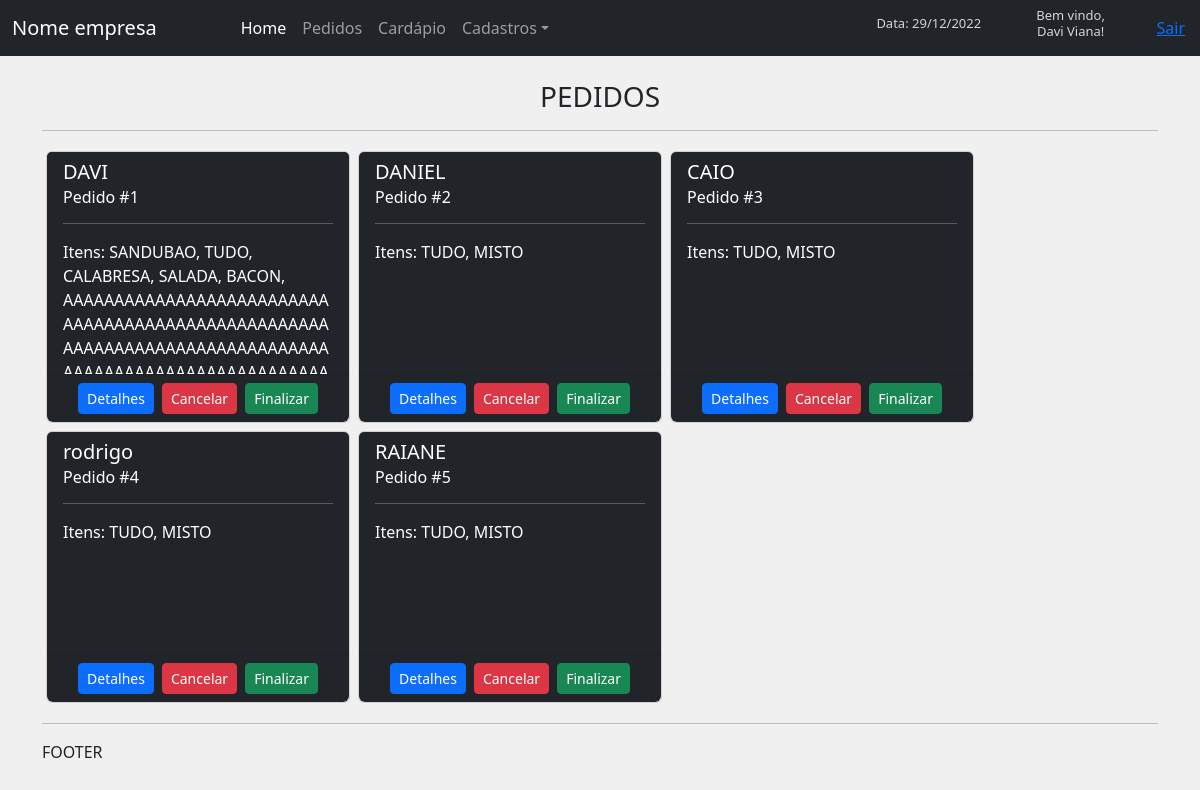
Page /painel/pedidos (signed in) on the committed database.
### app/__init__.py (models this page shows, shortened)
class users(UserMixin, db.Model):
    id = db.Column(db.Integer, primary_key=True, autoincrement=True)
    user = db.Column(db.String(10))
    name = db.Column(db.String(50))
    email = db.Column(db.String(100))
    password = db.Column(db.String(200))
    dt_create = db.Column(db.DATETIME)
    situacao = db.Column(db.String(1))

class pedidos(UserMixin, db.Model):
    id = db.Column(db.Integer, primary_key=True, autoincrement=True)
    name_client = db.Column(db.String(100))
    items = db.Column(db.String(100))
    address = db.Column(db.String(100))
    tel = db.Column(db.String(200))
    order_time = db.Column(db.DATETIME)
    situacao = db.Column(db.String(1))

### app/panel.py (the view)
@bp.route('/pedidos', methods=['POST', 'GET'])
@login_required
def pedidos_():
    if request.method == 'POST':
        pass
    name_company = "Nome empresa"
    date = datetime.now().strftime('Data: %d/%m/%Y')
    user = current_user.name
    all_pedidos = pedidos.query.filter_by(situacao='A').all()
    return render_template('panel/pedidos.html', name_company=name_company, date=date, user=user, all_pedidos=all_pedidos)

### app/__init__.py (called while the page is built)
@login_manager.user_loader
def get(user):
    return users.query.get(user)

### app/templates/panel/pedidos.html (shortened to what this page needs)
{% extends 'panel/home.html' %}
{% block panel %}
<br>
<h3 style="text-align: center;">PEDIDOS</h3>
<hr>
<div class="panel-order">
    {% for pedido in all_pedidos %}
    <div class="card m-1" style="width: 19rem; height: 17rem;">
        <div class="card-header text-bg-dark overflow-y-auto" style="height: 15rem;">
            <h5 class="card-title">{{ pedido.name_client }}</h5>
            <h6 class="card-subtitle">Pedido #{{pedido.id}}</h6>
            <hr>
            <p class="card-text">Itens: {{ pedido.items }}</p>
        </div>
        <div class="d-flex justify-content-center text-bg-dark p-1 rounded-bottom">
            <button class="btn btn-primary btn-sm m-1" type="button" data-bs-toggle="offcanvas"
                data-bs-target="#{{pedido.id}}" aria-controls="offcanvasBottom">Detalhes</button>
            <a href="#" class="btn btn-danger btn-sm m-1">Cancelar</a>
            <a href="#" class="btn btn-success btn-sm m-1">Finalizar</a>
        </div>
    </div>
    {% endfor %}
</div>
{% endblock %}

### app/templates/panel/home.html (shortened to what this page needs)
{% extends 'layout.html' %}
{% block content %}
<header>
    <nav class="navbar navbar-expand-lg navbar-dark bg-dark">
        <div class="container-fluid">
            <a class="navbar-brand" href="" style="padding-right: 60px; text-align: center;">{{ name_company }}</a>
            <div class="collapse navbar-collapse" id="navbarSupportedContent">
                <ul class="navbar-nav me-auto mb-2 mb-lg-0">
                    <li class="nav-item">
                        <a class="nav-link active" aria-current="page" href="{{url_for('panel.home')}}">Home</a>
                    </li>
                    <li class="nav-item">
                        <a class="nav-link" href="{{url_for('panel.pedidos_')}}">Pedidos</a>
                    </li>
                    <li class="nav-item">
                        <a class="nav-link" href="">Cardápio</a>
                    </li>
                    <li class="nav-item dropdown">
                        <a class="nav-link dropdown-toggle" href="#" id="navbarDropdown" role="button"
                            data-bs-toggle="dropdown" aria-expanded="false">Cadastros</a>
                    </li>
                </ul>
            </div>
        </div>
        <h6 style="width: 200px; color: rgb(212, 212, 212); text-align: center; font-size: 13px;">{{date}}</h6>
        <h6 style="width: 200px; color: rgb(212, 212, 212); text-align: center; font-size: 13px;">Bem
            vindo,<br> {{user}}!</h6>
        <a style="margin: 0px 15px;" href="/auth/logout" role="button">Sair</a>
    </nav>
</header>
<main class="container">
    {% block panel %}{% endblock %}
    <hr>
</main>
<footer class="container">
    FOOTER
</footer>
{% endblock %}

### app/templates/layout.html (shortened to what this page needs)
<!DOCTYPE html>
<html lang="en">
<head>
    <link href="https://cdn.jsdelivr.net/npm/bootstrap@5.3.0-alpha1/dist/css/bootstrap.min.css" rel="stylesheet"
>
    <link rel="stylesheet" href="{{ url_for('static', filename='/css/style.css') }}">
</head>
<body style="background-color: rgb(240, 240, 240);">
    {% block content %}{% endblock %}
</body>
</html>

### app/static/css/style.css (style rules this page uses)
.panel-order { display: flex; flex-direction: row; flex-wrap: wrap; justify-content: flex-start; align-items: center; }

### rows in the picture
users: name "Davi Viana"
pedidos: name_client "DAVI", id "1", items "SANDUBAO, TUDO, CALABRESA, SALADA, BACON,…"
pedidos: name_client "DANIEL", id "2", items "TUDO, MISTO"
pedidos: name_client "CAIO", id "3", items "TUDO, MISTO"
pedidos: name_client "rodrigo", id "4", items "TUDO, MISTO"
pedidos: name_client "RAIANE", id "5", items "TUDO, MISTO"

### other values in the picture
{{ name_company }} "Nome empresa"
